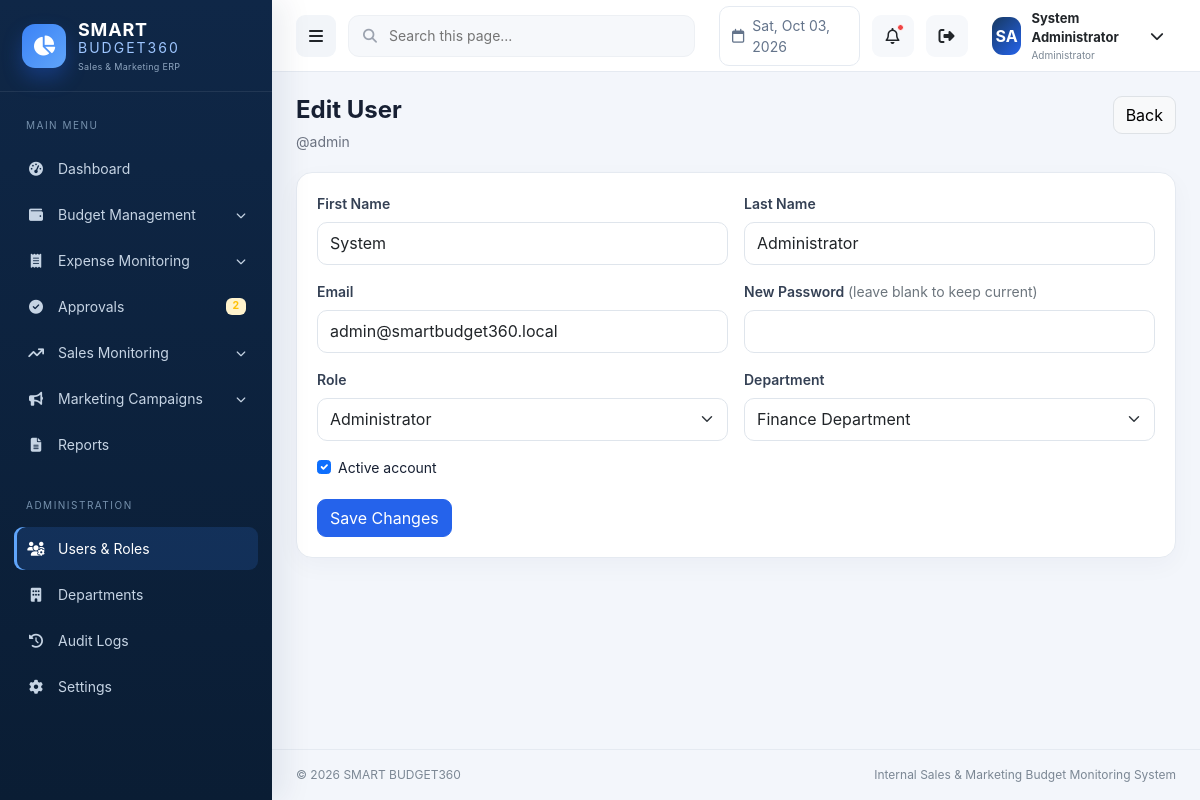
Page /users/edit.php?id=1 (signed in) on the committed database.
### tables this page shows
CREATE TABLE users (
  id INT UNSIGNED AUTO_INCREMENT PRIMARY KEY,
  username VARCHAR(50) NOT NULL UNIQUE,
  password_hash VARCHAR(255) NOT NULL,
  first_name VARCHAR(80) NOT NULL,
  last_name VARCHAR(80) NOT NULL,
  email VARCHAR(150) NOT NULL UNIQUE,
  role_id INT UNSIGNED NOT NULL,
  department_id INT UNSIGNED NULL,
  is_active TINYINT(1) NOT NULL DEFAULT 1,
  created_at TIMESTAMP DEFAULT CURRENT_TIMESTAMP,
  updated_at TIMESTAMP DEFAULT CURRENT_TIMESTAMP ON UPDATE CURRENT_TIMESTAMP,
  CONSTRAINT fk_users_role FOREIGN KEY (role_id) REFERENCES roles(id),
  CONSTRAINT fk_users_department FOREIGN KEY (department_id) REFERENCES departments(id) ON DELETE SET NULL,
  INDEX idx_users_role (role_id), INDEX idx_users_department (department_id)
);

CREATE TABLE roles (
  id INT UNSIGNED AUTO_INCREMENT PRIMARY KEY,
  name VARCHAR(60) NOT NULL UNIQUE,
  description VARCHAR(255) NULL,
  created_at TIMESTAMP DEFAULT CURRENT_TIMESTAMP
);

CREATE TABLE departments (
  id INT UNSIGNED AUTO_INCREMENT PRIMARY KEY,
  name VARCHAR(120) NOT NULL UNIQUE,
  code VARCHAR(20) NOT NULL UNIQUE,
  is_active TINYINT(1) NOT NULL DEFAULT 1,
  created_at TIMESTAMP DEFAULT CURRENT_TIMESTAMP,
  updated_at TIMESTAMP DEFAULT CURRENT_TIMESTAMP ON UPDATE CURRENT_TIMESTAMP
);

### includes/functions.php (called while the page is built, shortened)
<?php
function db(): PDO
{
    static $pdo = null;
    if (!$pdo) {
        $pdo = (new Database())->connect();
    }
    return $pdo;
}
function e(?string $value): string
{
    return htmlspecialchars((string)$value, ENT_QUOTES, 'UTF-8');
}
function url(string $path = ''): string
{
    return BASE_URL . ($path ? '/' . ltrim($path, '/') : '');
}
function current_user(): ?array
{
    return $_SESSION['user'] ?? null;
}
function role_name(): string
{
    return $_SESSION['user']['role_name'] ?? '';
}
function is_admin(): bool
{
    return role_name() === 'Administrator';
}
function can_access(string $module): bool
{
    if (is_admin()) return true;
    $role = role_name();
    $map = [
        'dashboard' => ['Finance Manager', 'Sales Manager', 'Marketing Manager', 'Staff'],
        'budget' => ['Finance Manager'],
        'expenses' => ['Finance Manager', 'Staff'],
        'approvals' => ['Finance Manager', 'Sales Manager', 'Marketing Manager'],
        'sales' => ['Sales Manager'],
        'marketing' => ['Marketing Manager'],
        'reports' => ['Finance Manager', 'Sales Manager', 'Marketing Manager', 'Viewer'],
        'users' => [],
        'departments' => [],
        'audit' => [],
        'settings' => [],
    ];
    return in_array($role, $map[$module] ?? [], true);
}
function scalar(string $sql, array $params = []): float
{
    $stmt = db()->prepare($sql);
    $stmt->execute($params);
    return (float)($stmt->fetchColumn() ?: 0);
}
function departments(): array
{
    return db()->query('SELECT id, name FROM departments WHERE is_active = 1 ORDER BY name')->fetchAll();
}
function pending_approval_count(): int
{
    if (is_admin()) return (int)scalar("SELECT COUNT(*) FROM approvals WHERE status='Pending'");
    return 0;
}

### users/edit.php (the view)
<?php
require_once dirname(__DIR__).'/includes/bootstrap.php';require_role('Administrator');$id=(int)($_GET['id']??0);$s=db()->prepare('SELECT * FROM users WHERE id=?');$s->execute([$id]);$u=$s->fetch();if(!$u){flash('danger','User not found.');redirect('users/index.php');}$pageTitle='Edit User';$activeMenu='users';$errors=[];if($_SERVER['REQUEST_METHOD']==='POST'){verify_csrf();$first=trim($_POST['first_name']);$last=trim($_POST['last_name']);$email=trim($_POST['email']);$role=(int)$_POST['role_id'];$dept=(int)($_POST['department_id']??0)?:null;$active=isset($_POST['is_active'])?1:0;$pw=$_POST['new_password']??'';if($first===''||$last===''||!filter_var($email,FILTER_VALIDATE_EMAIL)||!$role)$errors[]='Complete all required fields.';if($pw!==''&&strlen($pw)<8)$errors[]='New password must be at least 8 characters.';if($id===(int)current_user()['id']&&!$active)$errors[]='You cannot disable your own account.';if(!$errors){try{if($pw!==''){db()->prepare('UPDATE users SET first_name=?,last_name=?,email=?,role_id=?,department_id=?,is_active=?,password_hash=?,updated_at=NOW() WHERE id=?')->execute([$first,$last,$email,$role,$dept,$active,password_hash($pw,PASSWORD_DEFAULT),$id]);}else{db()->prepare('UPDATE users SET first_name=?,last_name=?,email=?,role_id=?,department_id=?,is_active=?,updated_at=NOW() WHERE id=?')->execute([$first,$last,$email,$role,$dept,$active,$id]);}log_activity('UPDATE','Users','Updated '.$u['username']);flash('success','User updated.');redirect('users/index.php');}catch(PDOException $e){$errors[]='Email is already in use.';}}}$roles=db()->query('SELECT id,name FROM roles ORDER BY id')->fetchAll();$departments=departments();require ROOT_PATH.'/includes/header.php';?>
<div class="page-head"><div><h1>Edit User</h1><p>@<?=e($u['username'])?></p></div><a class="btn btn-light border" href="<?=e(url('users/index.php'))?>">Back</a></div><?php if($errors):?><div class="alert alert-danger"><?=e(implode(' ',$errors))?></div><?php endif;?><div class="card-panel"><div class="card-body"><form method="post"><?=csrf_field()?><div class="row g-3"><div class="col-md-6"><label class="form-label">First Name</label><input class="form-control" name="first_name" value="<?=e($_POST['first_name']??$u['first_name'])?>"></div><div class="col-md-6"><label class="form-label">Last Name</label><input class="form-control" name="last_name" value="<?=e($_POST['last_name']??$u['last_name'])?>"></div><div class="col-md-6"><label class="form-label">Email</label><input class="form-control" type="email" name="email" value="<?=e($_POST['email']??$u['email'])?>"></div><div class="col-md-6"><label class="form-label">New Password <span class="fw-normal text-secondary">(leave blank to keep current)</span></label><input class="form-control" type="password" name="new_password"></div><div class="col-md-6"><label class="form-label">Role</label><select class="form-select" name="role_id"><?php foreach($roles as $r):?><option value="<?=$r['id']?>" <?=((int)($_POST['role_id']??$u['role_id'])===(int)$r['id'])?'selected':''?>><?=e($r['name'])?></option><?php endforeach;?></select></div><div class="col-md-6"><label class="form-label">Department</label><select class="form-select" name="department_id"><option value="">No department</option><?php foreach($departments as $d):?><option value="<?=$d['id']?>" <?=((int)($_POST['department_id']??$u['department_id'])===(int)$d['id'])?'selected':''?>><?=e($d['name'])?></option><?php endforeach;?></select></div><div class="col-12"><div class="form-check"><input class="form-check-input" type="checkbox" name="is_active" id="active" <?=($_POST?isset($_POST['is_active']):$u['is_active'])?'checked':''?>><label class="form-check-label" for="active">Active account</label></div></div><div class="col-12"><button class="btn btn-primary">Save Changes</button></div></div></form></div></div><?php require ROOT_PATH.'/includes/footer.php';?>

### includes/topbar.php (shortened to what this page needs)
<?php $topPending = can_access('approvals') ? pending_approval_count() : 0; ?>
<header class="topbar">
  <button class="btn sidebar-toggle" id="sidebarToggle" aria-label="Toggle sidebar"><i class="fa-solid fa-bars"></i></button>
  <div class="search-wrap d-none d-md-flex"><i class="fa-solid fa-magnifying-glass"></i><input id="globalSearch" type="search" placeholder="Search this page..." aria-label="Search"></div>
  <div class="date-pill d-none d-lg-flex"><i class="fa-regular fa-calendar"></i><span><?= e(date('D, M d, Y')) ?></span></div>
  <div class="dropdown">
    <button class="btn icon-btn position-relative" data-bs-toggle="dropdown"><i class="fa-regular fa-bell"></i><?php if($topPending>0): ?><span class="notif-dot"></span><?php endif; ?></button>
  </div>
  <a class="btn icon-btn d-none d-md-grid" style="place-items:center" href="<?= e(url('auth/logout.php')) ?>" title="Logout" aria-label="Logout"><i class="fa-solid fa-right-from-bracket"></i></a>
  <div class="dropdown">
    <button class="btn profile-btn" data-bs-toggle="dropdown"><span class="avatar"><?= e(strtoupper(substr(current_user()['first_name'] ?? 'U',0,1) . substr(current_user()['last_name'] ?? '',0,1))) ?></span><span class="d-none d-md-block text-start"><strong><?= e((current_user()['first_name'] ?? '') . ' ' . (current_user()['last_name'] ?? '')) ?></strong><small><?= e(role_name()) ?></small></span><i class="fa-solid fa-chevron-down small"></i></button>
  </div>
</header>

### assets/css/app.css (style rules this page uses)
:root { --navy:#0f2747;--navy2:#173961;--royal:#2563eb;--green:#16a34a;--orange:#f59e0b;--purple:#7c3aed; --surface:#ffffff;--bg:#f3f6fb;--text:#172033;--muted:#6b7280;--border:#e5eaf1;--sidebar:272px;--topbar:72px; }
* { box-sizing:border-box }
body { margin:0;background:var(--bg);color:var(--text);font-family:Inter,Segoe UI,Arial,sans-serif;font-size:14px }
.topbar { position:sticky;top:0;z-index:1030;height:var(--topbar);background:rgba(255,255,255,.96);backdrop-filter:blur(12px);border-bottom:1px solid var(--border);display:flex;align-items:center;gap:12px;padding:0 24px }
.sidebar-toggle { width:42px;height:42px;border-radius:10px;background:#f2f5f9 }
.search-wrap { height:42px;width:min(440px,34vw);display:flex;align-items:center;gap:10px;padding:0 14px;background:#f6f8fb;border:1px solid #edf0f4;border-radius:11px;color:#9ca3af }
.search-wrap input { width:100%;border:0;outline:0;background:transparent }
.date-pill { align-items:center;gap:8px;padding:8px 12px;border:1px solid var(--border);border-radius:10px;color:#64748b;background:#fff }
.icon-btn { width:42px;height:42px;border-radius:10px;background:#f6f8fb }
.notif-dot { position:absolute;top:8px;right:9px;width:7px;height:7px;background:#ef4444;border-radius:50%;border:1px solid #fff }
.profile-btn { display:flex;align-items:center;gap:10px;border:0 }
.profile-btn strong,.profile-btn small { display:block }
.profile-btn strong { font-size:13px }
.profile-btn small { font-size:10px;color:#7b8794 }
.avatar { width:38px;height:38px;border-radius:11px;background:linear-gradient(135deg,var(--navy2),var(--royal));display:grid;place-items:center;color:#fff;font-weight:700 }
.page-head { display:flex;align-items:flex-start;justify-content:space-between;gap:16px;margin-bottom:20px }
.page-head h1 { font-size:24px;font-weight:750;margin:0 }
.page-head p { margin:6px 0 0;color:var(--muted) }
.card-panel { background:#fff;border:1px solid var(--border);border-radius:16px;box-shadow:0 8px 24px rgba(15,39,71,.035) }
.card-panel .card-body { padding:20px }
.form-label { font-weight:600;color:#344054 }
.form-control,.form-select { border-color:#dfe5ec;min-height:43px;border-radius:10px }
.btn { border-radius:9px }
.btn-primary { background:#2563eb;border-color:#2563eb }

### rows in the picture
users: first_name+last_name "SA", first_name+last_name "System Administrator", last_name "Administrator", username "admin", first_name "System", email "admin@smartbudget360.local", role_id "Administrator", department_id "Finance Department", is_active "☑"

### other values in the picture
$pendingApprovalCount "2"
